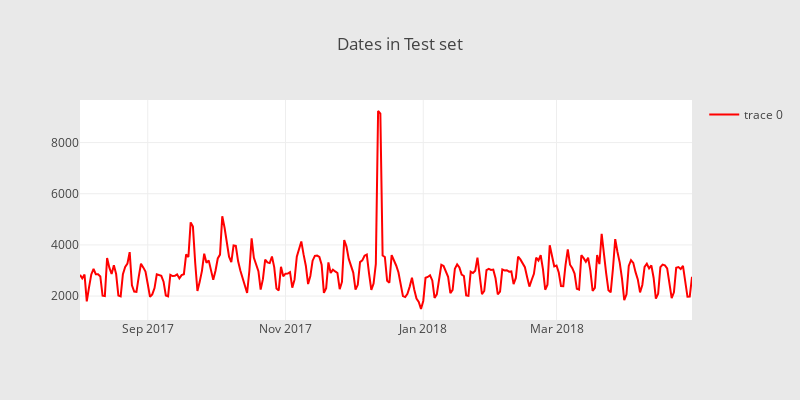

The notebook cell saved with this chart:
### Code cell
trace = scatter_plot(agg_df, 'red')

layout = go.Layout(
    height=400,
    width=800,
    paper_bgcolor='rgb(233,233,233)',
    title='Dates in Test set'
)

data = [trace]
fig = go.Figure(data=data, layout=layout)
py.iplot(fig, filename="ActivationDate")

### Figure 1 — Plotly figure (JSON) as saved in the notebook; plotly's stock layout.template omitted (floating-point values rounded to 4 significant figures; data arrays with more than 128 entries replaced by an {"elided": "..."} marker saying what was removed)
{"data": [{"marker": {"color": "red"}, "showlegend": true, "type": "scatter", "uid": "32a2a0cf-71c0-4526-8734-b21cace37697", "x": {"elided": "272 str values"}, "y": {"elided": "272 int values"}}], "layout": {"height": 400, "paper_bgcolor": "rgb(233,233,233)", "title": "Dates in Test set", "width": 800}}
